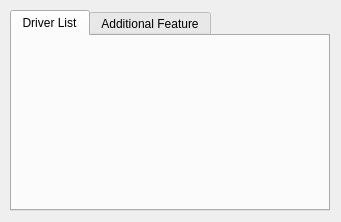
<?xml version="1.0" encoding="UTF-8"?>
<ui version="4.0">
 <class>Main_Dashboard</class>
 <widget class="QWidget" name="Main_Dashboard">
  <property name="geometry">
   <rect>
    <x>0</x>
    <y>0</y>
    <width>341</width>
    <height>222</height>
   </rect>
  </property>
  <property name="windowTitle">
   <string>Driver Tool</string>
  </property>
  <widget class="QTabWidget" name="tabWidget">
   <property name="geometry">
    <rect>
     <x>10</x>
     <y>10</y>
     <width>320</width>
     <height>201</height>
    </rect>
   </property>
   <property name="currentIndex">
    <number>0</number>
   </property>
   <widget class="QWidget" name="tab">
    <attribute name="title">
     <string>Driver List</string>
    </attribute>
   </widget>
   <widget class="QWidget" name="tab_3">
    <attribute name="title">
     <string>Additional Feature</string>
    </attribute>
   </widget>
  </widget>
 </widget>
 <resources/>
 <connections/>
</ui>
